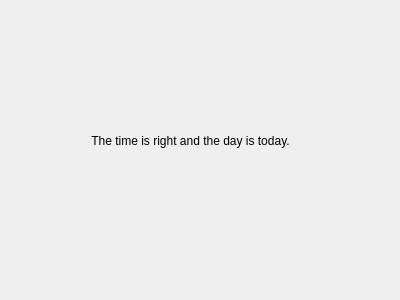
<?xml version="1.0" encoding="UTF-8"?>
<ui version="4.0">
 <class>TimeDate</class>
 <widget class="QWidget" name="TimeDate">
  <property name="geometry">
   <rect>
    <x>0</x>
    <y>0</y>
    <width>400</width>
    <height>300</height>
   </rect>
  </property>
  <property name="windowTitle">
   <string>Form</string>
  </property>
  <widget class="QLabel" name="label">
   <property name="geometry">
    <rect>
     <x>80</x>
     <y>80</y>
     <width>221</width>
     <height>121</height>
    </rect>
   </property>
   <property name="text">
    <string>The time is right and the day is today.</string>
   </property>
   <property name="alignment">
    <set>Qt::AlignCenter</set>
   </property>
  </widget>
 </widget>
 <resources/>
 <connections/>
</ui>
